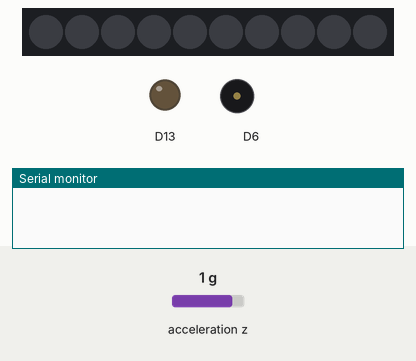
Recording of a sketch running on a simulated Adafruit Circuit Playground Express. On the bench: 10 RGB LEDs in strip order, left to right, output pins drawn as LEDs (lit = HIGH), buzzer (waves = sounding), the last lines printed to the serial monitor. The test bench sets the inputs (shaded band); at power-on: acceleration z 1 g. Dim RGB values are drawn brighter than linear.

Above: at 1.2 s.
1.3 s: acceleration z set to -1.4 g
At 4.2 s:
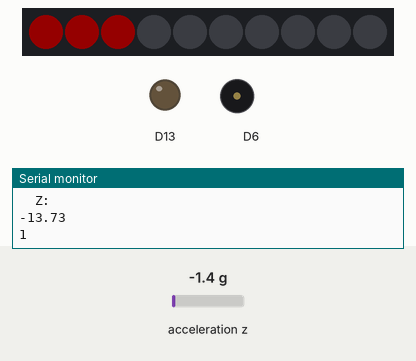
4.3 s: acceleration z set to 0 g
5.8 s: acceleration z set to -0.8 g
At 12.2 s:
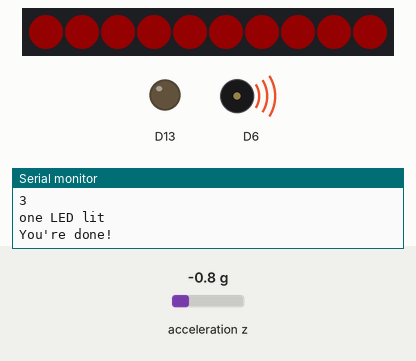
Timing chart, 0 to 13.8 s (numbered marks = the images above; inputs shaded):
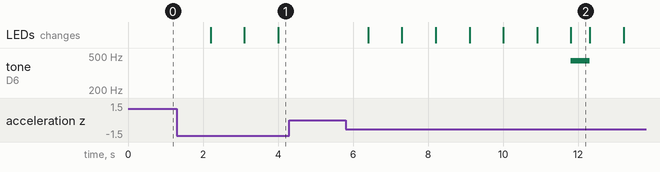

The sketch:

WORKS_runningCircuit_fashion.ino
```cpp
#include <Adafruit_CircuitPlayground.h>

float X, Y, Z;

int stepCount=0;
int totalSteps=20; //total steps needed before the sound will go off
int blinkOn = (totalSteps / 10); //totalSteps should be divided by the number of LEDs
int neoPixelTrainStation = 0;

void setup() {
  // put your setup code here, to run once:
      Serial.begin(9600);
      CircuitPlayground.begin();
      CircuitPlayground.clearPixels();

}


void loop() {
  // put your main code here, to run repeatedly:


  Z = CircuitPlayground.motionZ();

  //if statement controls threshold for when to count a step, based on Z axis motion.
  //Recommend range of (Z < -5) to (Z < 0), depending on range of motion. Hello_Accelerometer
  //helped us determine a basic data pattern when we started the project.
  if (Z < -5) {
    stepCount++;
    Serial.println("  Z:  ");
    Serial.println(Z);
    Serial.println(stepCount);

    //delay between checks
    delay(300);

    if (stepCount > blinkOn){
      Serial.println("one LED lit");
      CircuitPlayground.setPixelColor(neoPixelTrainStation, 255, 0, 0); //red
      neoPixelTrainStation++;
      stepCount=0;
    };

    if (neoPixelTrainStation > 9){
      Serial.println("You're done!");
      CircuitPlayground.playTone(440, 500);
      CircuitPlayground.clearPixels();
      neoPixelTrainStation=0;
    };


  };
};
```

Measured:
- after the input at 1.3 s, the LEDs: first change after 0.90 s (image 1 shows a later state)
- after the input at 4.3 s, every drawn part: stays the same
- after the input at 5.8 s, tone on D6: silent → 440 Hz after 6.0 s, → silent 0.50 s later; the LEDs: first change after 0.60 s (image 2 shows a later state)
- what the display in image 2 shows lasts 0.5 s, from 11.8 s to 12.3 s
